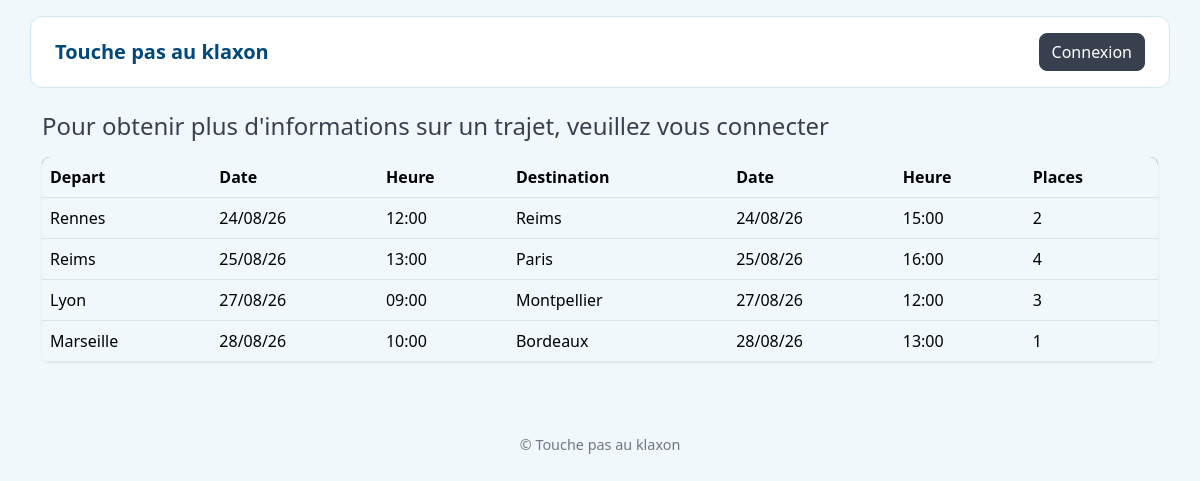
The page / on the database its author committed.
### tables this page shows
CREATE TABLE trajet (
    id_trajet               INT UNSIGNED AUTO_INCREMENT PRIMARY KEY,
    id_agence_depart        INT UNSIGNED NOT NULL,
    id_agence_arrivee       INT UNSIGNED NOT NULL,
    date_heure_depart       DATETIME NOT NULL,
    date_heure_arrivee      DATETIME NOT NULL,
    nb_places_total         TINYINT UNSIGNED NOT NULL,
    nb_places_disponibles   TINYINT UNSIGNED NOT NULL,
    id_utilisateur          INT UNSIGNED NOT NULL,

    CONSTRAINT fk_trajet_agence_depart
        FOREIGN KEY (id_agence_depart) REFERENCES agence(id_agence)
        ON DELETE RESTRICT ON UPDATE RESTRICT,

    CONSTRAINT fk_trajet_agence_arrivee
        FOREIGN KEY (id_agence_arrivee) REFERENCES agence(id_agence)
        ON DELETE RESTRICT ON UPDATE RESTRICT,

    CONSTRAINT fk_trajet_utilisateur
        FOREIGN KEY (id_utilisateur) REFERENCES utilisateur(id_utilisateur)
        ON DELETE CASCADE ON UPDATE CASCADE,

    CONSTRAINT chk_agences_differentes
        CHECK (id_agence_depart <> id_agence_arrivee),

    CONSTRAINT chk_dates_coherentes
        CHECK (date_heure_arrivee > date_heure_depart),

    CONSTRAINT chk_places_disponibles
        CHECK (nb_places_disponibles <= nb_places_total)
);

CREATE TABLE agence (
    id_agence     INT UNSIGNED AUTO_INCREMENT PRIMARY KEY,
    nom_agence    VARCHAR(100) NOT NULL UNIQUE
);

### src/autoload.php (called while the page is built, shortened)
<?php
spl_autoload_register(function (string $class): void {
    $prefix = 'App\\';
    $relative = substr($class, strlen($prefix));
    $file = __DIR__ . '/' . str_replace('\\', '/', $relative) . '.php';
});

### src/Core/Auth.php (called while the page is built, shortened)
<?php
final class Auth
{
    public static function check(): bool
    {
        return isset($_SESSION[self::SESSION_KEY]);
    }
    public static function user(): ?array
    {
        if (!self::check()) {
            return null;
        }
        return User::find((int) $_SESSION[self::SESSION_KEY]);
    }
}

### src/Core/Controller.php (called while the page is built, shortened)
<?php
abstract class Controller
{
    protected function render(string $view, array $data = []): void
    {
        extract($data);
        $viewFile = dirname(__DIR__) . '/Views/' . $view . '.php';
        $layoutFile = dirname(__DIR__) . '/Views/layouts/main.php';
        require $viewFile;
        $content = ob_get_clean();
        require $layoutFile;
    }
}

### src/Controllers/HomeController.php (called while the page is built, shortened)
<?php
final class HomeController extends Controller
{
    public function index(): void
    {
        $this->render('home/index', [
            'title'   => 'Trajets proposes',
            'trajets' => Trajet::upcomingWithSeats(),
        ]);
    }
}

### public/index.php (called while the page is built, shortened)
<?php
$router = new Router();
$router->dispatch($_SERVER['REQUEST_METHOD'], $_SERVER['REQUEST_URI']);

### src/Models/Trajet.php (called while the page is built, shortened)
<?php
final class Trajet extends Model
{
    public static function upcomingWithSeats(): array
    {
        $sql = <<<SQL
            SELECT
                t.*,
                ad.nom_agence AS agence_depart,
                aa.nom_agence AS agence_arrivee,
                u.nom AS auteur_nom,
                u.prenom AS auteur_prenom,
                u.telephone AS auteur_telephone,
                u.email AS auteur_email
            FROM trajet t
            INNER JOIN agence ad ON ad.id_agence = t.id_agence_depart
            INNER JOIN agence aa ON aa.id_agence = t.id_agence_arrivee
            INNER JOIN utilisateur u ON u.id_utilisateur = t.id_utilisateur
            WHERE t.nb_places_disponibles > 0
              AND t.date_heure_depart >= CURRENT_TIMESTAMP
            ORDER BY t.date_heure_depart ASC
        SQL;
        return self::pdo()->query($sql)->fetchAll();
    }
}

### src/Views/home/index.php (the view, shortened to what this page needs)
<?php
$connected = Auth::check();
?>
<?php if (!$connected) : ?>
    <h1 class="h4 mb-3">Pour obtenir plus d'informations sur un trajet, veuillez vous connecter</h1>
<?php else : ?>
    <h1 class="h4 mb-3">Trajets proposes</h1>
<?php endif; ?>
<table class="table app-table">
    <thead>
        <tr>
            <th>Depart</th>
            <th>Date</th>
            <th>Heure</th>
            <th>Destination</th>
            <th>Date</th>
            <th>Heure</th>
            <th>Places</th>
        </tr>
    </thead>
    <tbody>
        <?php foreach ($trajets as $trajet) :
            $depart = new DateTime($trajet['date_heure_depart']);
            $arrivee = new DateTime($trajet['date_heure_arrivee']);
        ?>
        <tr>
            <td><?= htmlspecialchars($trajet['agence_depart']) ?></td>
            <td><?= $depart->format('d/m/y') ?></td>
            <td><?= $depart->format('H:i') ?></td>
            <td><?= htmlspecialchars($trajet['agence_arrivee']) ?></td>
            <td><?= $arrivee->format('d/m/y') ?></td>
            <td><?= $arrivee->format('H:i') ?></td>
            <td><?= (int) $trajet['nb_places_disponibles'] ?></td>
        </tr>
        <?php endforeach; ?>
    </tbody>
</table>

### src/Core/Router.php (shortened to what this page needs)
<?php
final class Router
{
    private array $routes = [
        'GET'  => [],
        'POST' => [],
    ];
    public function get(string $path, string $controller, string $method): void
    {
        $this->routes['GET'][$path] = [$controller, $method];
    }
    public function post(string $path, string $controller, string $method): void
    {
        $this->routes['POST'][$path] = [$controller, $method];
    }
    public function dispatch(string $httpMethod, string $uri): void
    {
        $uri = parse_url($uri, PHP_URL_PATH) ?? '/';
        $uri = rtrim($uri, '/');
        if ($uri === '') {
            $uri = '/';
        }
        foreach ($this->routes[$httpMethod] ?? [] as $pattern => [$controllerClass, $action]) {
            $params = $this->match($pattern, $uri);
            $controller = new $controllerClass();
            call_user_func_array([$controller, $action], $params);
            return;
        }
    }
    private function match(string $pattern, string $uri): ?array
    {
        $patternRegex = preg_replace('#\{[a-zA-Z_]+\}#', '([^/]+)', $pattern);
        $patternRegex = '#^' . $patternRegex . '$#';
        if (preg_match($patternRegex, $uri, $matches)) {
            array_shift($matches);
            return $matches;
        }
        return null;
    }
}

### src/Views/layouts/main.php (shortened to what this page needs)
<?php
$currentUser = Auth::user();
?>
<!DOCTYPE html>
<html lang="fr">
<head>
    <link rel="stylesheet" href="/assets/css/app.css">
    <link rel="stylesheet" href="https://cdnjs.cloudflare.com/ajax/libs/bootstrap-icons/1.11.3/font/bootstrap-icons.min.css">
</head>
<body>
    <header class="app-header d-flex justify-content-between align-items-center px-4 py-3 mb-4">
        <?php if ($currentUser !== null && $currentUser['role'] === 'admin') : ?>
            <a class="app-brand" href="/admin">Touche pas au klaxon</a>
            <nav class="d-flex align-items-center gap-2">
                <a class="btn btn-secondary" href="/admin/utilisateurs">Utilisateurs</a>
                <a class="btn btn-secondary" href="/admin/agences">Agences</a>
                <a class="btn btn-secondary" href="/admin/trajets">Trajets</a>
                <span class="app-username">Bonjour <?= htmlspecialchars($currentUser['prenom'] . ' ' . $currentUser['nom']) ?></span>
                <form method="post" action="/deconnexion" class="m-0">
                    <button type="submit" class="btn btn-dark">Deconnexion</button>
                </form>
            </nav>
        <?php else : ?>
            <a class="app-brand" href="/">Touche pas au klaxon</a>
            <nav>
                <a class="btn btn-dark" href="/connexion">Connexion</a>
            </nav>
        <?php endif; ?>
    </header>
    <main class="container">
        <?= $content ?>
    </main>
    <footer class="app-footer text-center py-4 mt-5">
        &copy; Touche pas au klaxon
    </footer>
</body>
</html>

### rows shown on the page
trajet: id_agence_depart.nom_agence "Rennes", date_heure_depart "24/08/26", date_heure_depart "12:00", id_agence_arrivee.nom_agence "Reims", date_heure_arrivee "24/08/26", date_heure_arrivee "15:00", nb_places_disponibles "2"
trajet: id_agence_depart.nom_agence "Reims", date_heure_depart "25/08/26", date_heure_depart "13:00", id_agence_arrivee.nom_agence "Paris", date_heure_arrivee "25/08/26", date_heure_arrivee "16:00", nb_places_disponibles "4"
trajet: id_agence_depart.nom_agence "Lyon", date_heure_depart "27/08/26", date_heure_depart "09:00", id_agence_arrivee.nom_agence "Montpellier", date_heure_arrivee "27/08/26", date_heure_arrivee "12:00", nb_places_disponibles "3"
trajet: id_agence_depart.nom_agence "Marseille", date_heure_depart "28/08/26", date_heure_depart "10:00", id_agence_arrivee.nom_agence "Bordeaux", date_heure_arrivee "28/08/26", date_heure_arrivee "13:00", nb_places_disponibles "1"
